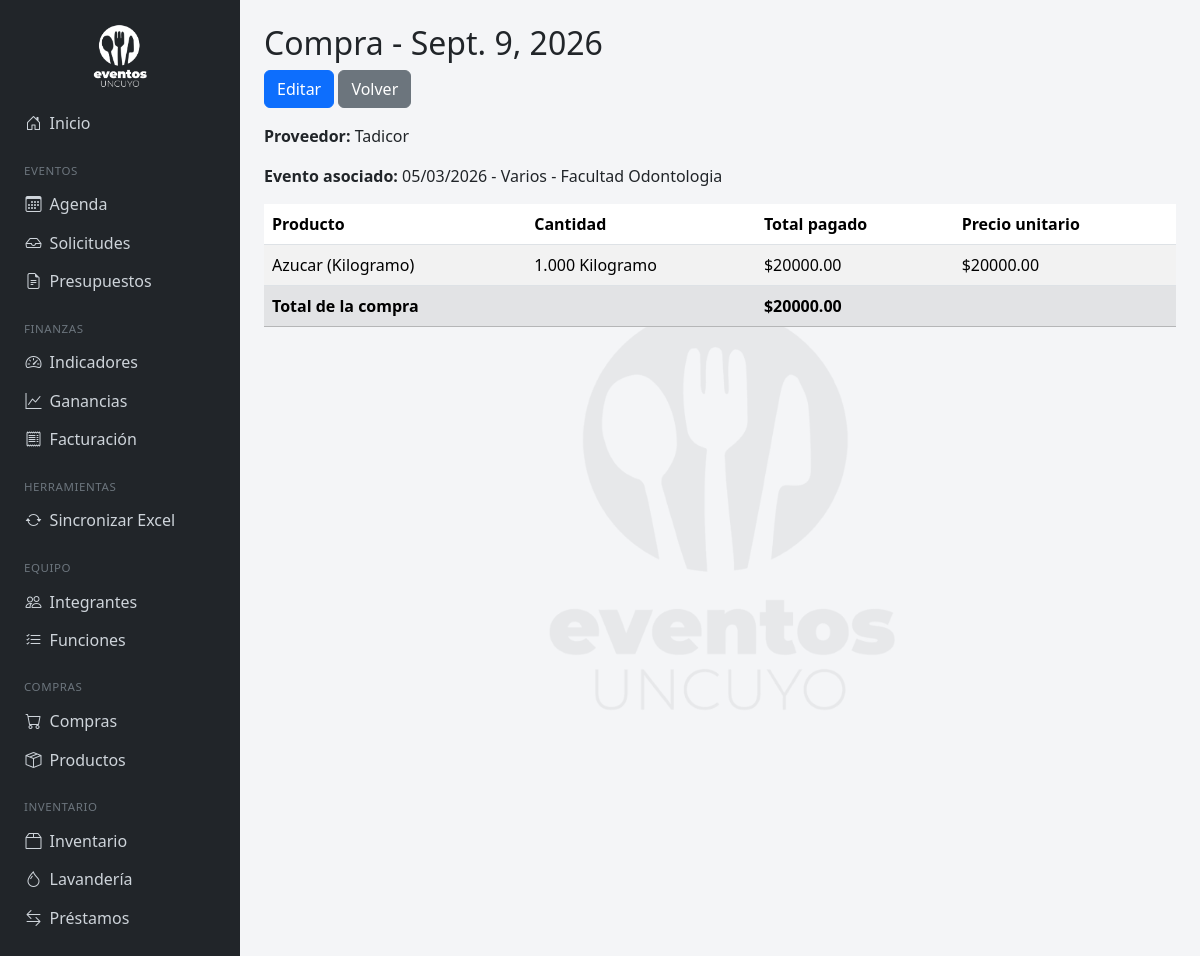
The page /compras/2/ on the database its author committed.
### eventos/models.py (models this page shows, shortened)
class Compra(models.Model):
    fecha = models.DateField()
    proveedor = models.CharField(max_length=200, blank=True)
    evento = models.ForeignKey(Evento, on_delete=models.SET_NULL, null=True, blank=True, related_name='compras')
    observaciones = models.TextField(blank=True)
    class Meta:
        ordering = ['-fecha']
    @property
    def total(self):
        return sum((item.total_pagado for item in self.items.all()), 0)

class Evento(models.Model):
    ESTADO_FACTURACION = [
        ('pendiente', 'Pendiente'),
        ('facturado', 'Facturado'),
        ('cobrado', 'Cobrado'),
    ]
    ORIGEN = [
        ('interno', 'Interno'),
        ('externo', 'Externo'),
    ]
    ESTADO_EVENTO = [
        ('solicitud', 'Solicitud'),
        ('presupuestado', 'Presupuestado'),
        ('confirmado', 'Confirmado'),
        ('realizado', 'Realizado'),
        ('cancelado', 'Cancelado'),
    ]
    nombre = models.CharField(max_length=200)
    tipo = models.ForeignKey(TipoEvento, on_delete=models.PROTECT, null=True, blank=True)
    tipo_servicio = models.ForeignKey(TipoServicio, on_delete=models.PROTECT, null=True, blank=True)
    periodo = models.ForeignKey(Periodo, on_delete=models.PROTECT)
    origen = models.CharField(max_length=10, choices=ORIGEN, default='interno')
    fecha = models.DateField()
    cliente = models.CharField(max_length=200, blank=True)
    solicitante = models.CharField(max_length=200, blank=True)
    cantidad_personas = models.IntegerField(null=True, blank=True)
    cantidad_personas_celiaco = models.IntegerField(null=True, blank=True)
    costo = models.DecimalField(max_digits=12, decimal_places=2, default=0)
    precio_facturado = models.DecimalField(max_digits=12, decimal_places=2, default=0)
    estado_facturacion = models.CharField(max_length=10, choices=ESTADO_FACTURACION, default='pendiente')
    estado_evento = models.CharField(max_length=15, choices=ESTADO_EVENTO, default='presupuestado')
    nro_factura = models.CharField(max_length=50, blank=True)
    nro_recibo = models.CharField(max_length=50, blank=True)
    expediente = models.CharField(max_length=50, blank=True)
    nro_comprobante = models.CharField(max_length=50, blank=True)
    observaciones = models.TextField(blank=True)
    excluir_de_informe = models.BooleanField(
        default=False,
        help_text="Tildá esto si el costo/facturado de este evento tiene un error de carga conocido. "
                   "Se excluye de los totales normales y aparece en un apartado aparte del informe."
    )
    costo_ajustado = models.DecimalField(max_digits=12, decimal_places=2, null=True, blank=True)
    facturado_ajustado = models.DecimalField(max_digits=12, decimal_places=2, null=True, blank=True)
    nota_ajuste = models.TextField(blank=True, help_text="Explicación breve del error y la corrección.")
    importado_automaticamente = models.BooleanField(
        default=False,
        help_text="Si está tildado, este evento se reemplaza automáticamente la próxima vez que sincronices el Excel."
    )
    def __str__(self):
        partes = [self.fecha.strftime('%d/%m/%Y')]
        if self.tipo_servicio:
            partes.append(str(self.tipo_servicio))
        if self.cliente:
            partes.append(self.cliente)
        return ' - '.join(partes)

class TipoServicio(models.Model):
    nombre = models.CharField(max_length=100, unique=True)
    permite_vegetariano = models.BooleanField(
        default=False,
        help_text="Tildá esto para Almuerzos, Ágapes, Cenas, etc. — habilita el menú vegetariano en presupuestos de este tipo."
    )
    class Meta:
        ordering = ['nombre']
    def __str__(self):
        return self.nombre

class ItemCompra(models.Model):
    compra = models.ForeignKey(Compra, on_delete=models.CASCADE, related_name='items')
    producto = models.ForeignKey(Producto, on_delete=models.PROTECT, related_name='compras')
    cantidad = models.DecimalField(max_digits=10, decimal_places=3)
    total_pagado = models.DecimalField(max_digits=12, decimal_places=2)
    @property
    def precio_unitario(self):
        if self.cantidad:
            return round(self.total_pagado / self.cantidad, 2)
        return None

class Producto(models.Model):
    UNIDAD_MEDIDA = [
        ('kg', 'Kilogramo'), ('g', 'Gramo'), ('l', 'Litro'), ('ml', 'Mililitro'),
        ('unidad', 'Unidad'), ('paquete', 'Paquete'), ('docena', 'Docena'), ('caja', 'Caja'),
    ]
    nombre = models.CharField(max_length=150, unique=True)
    unidad_medida = models.CharField(max_length=10, choices=UNIDAD_MEDIDA)
    activo = models.BooleanField(default=True)
    class Meta:
        ordering = ['nombre']
    def __str__(self):
        return f"{self.nombre} ({self.get_unidad_medida_display()})"

### eventos/views.py (the view)
# urls.py: path('compras/<int:pk>/', views.compra_detalle, name='compra_detalle'),
def compra_detalle(request, pk):
    compra = get_object_or_404(Compra, pk=pk)
    return render(request, 'eventos/compra_detalle.html', {'compra': compra})

### eventos/templates/eventos/compra_detalle.html (shortened to what this page needs)
{% extends 'eventos/base.html' %}
{% block content %}
<h2>Compra - {{ compra.fecha }}</h2>
<a href="{% url 'compra_editar' compra.pk %}" class="btn btn-primary mb-3">Editar</a>
<a href="{% url 'compra_lista' %}" class="btn btn-secondary mb-3">Volver</a>
<p><strong>Proveedor:</strong> {{ compra.proveedor|default:"-" }}</p>
<p><strong>Evento asociado:</strong> {{ compra.evento|default:"Compra general (no atada a un evento)" }}</p>
<table class="table table-striped">
    <thead><tr><th>Producto</th><th>Cantidad</th><th>Total pagado</th><th>Precio unitario</th></tr></thead>
    <tbody>
        {% for item in compra.items.all %}
        <tr>
            <td>{{ item.producto }}</td>
            <td>{{ item.cantidad }} {{ item.producto.get_unidad_medida_display }}</td>
            <td>${{ item.total_pagado|floatformat:2 }}</td>
            <td>${{ item.precio_unitario|floatformat:2 }}</td>
        </tr>
        {% endfor %}
        <tr class="table-secondary fw-bold">
            <td colspan="2">Total de la compra</td>
            <td>${{ compra.total|floatformat:2 }}</td>
            <td></td>
        </tr>
    </tbody>
</table>
{% endblock %}

### eventos/templates/eventos/base.html (style rules this page uses)
body { background-color: #f4f5f7; }

### rows shown on the page
Compra: fecha "Sept. 9, 2026", proveedor "Tadicor", evento "05/03/2026 - Varios - Facultad Odontologia", total "20000.00"
ItemCompra: producto "Azucar (Kilogramo)", cantidad "1.000", producto.unidad_medida "Kilogramo", total_pagado "20000.00", precio_unitario "20000.00"
